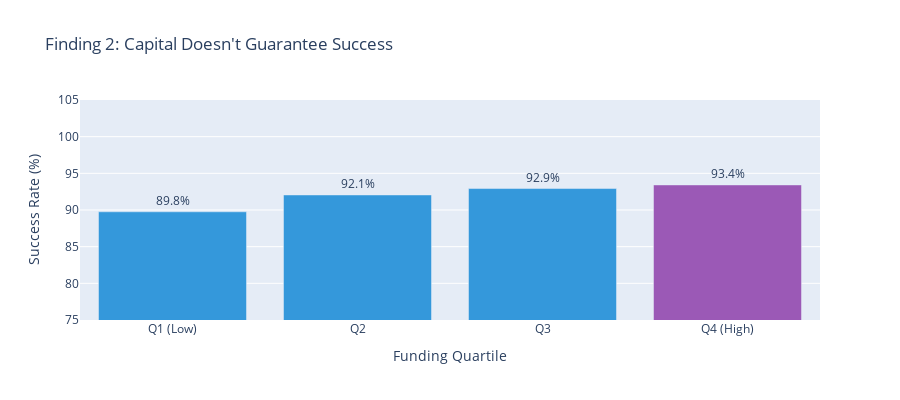

Notebook code for this chart:
### Code cell
# Interactive: Finding 2 - Capital Doesn't Fix It  
fig = go.Figure()

fig.add_trace(go.Bar(
    x=quartile_success.index.tolist(),
    y=quartile_success['success'],
    marker_color=['#3498db', '#3498db', '#3498db', '#9b59b6'],
    text=[f"{v:.1f}%" for v in quartile_success['success']],
    textposition='outside',
    hovertemplate='<b>%{x}</b><br>Success Rate: %{y:.1f}%<br>Avg Funding: $%{customdata:,.0f}<extra></extra>',
    customdata=quartile_success['avg_per_round']
))

fig.update_layout(
    title='Finding 2: Capital Doesn\'t Guarantee Success',
    xaxis_title='Funding Quartile',
    yaxis_title='Success Rate (%)',
    yaxis=dict(range=[75, 105]),
    height=400
)
fig.show()

### Figure 1 — Plotly figure (JSON) as saved in the notebook; plotly's stock layout.template omitted (floating-point values rounded to 4 significant figures)
{"data": [{"customdata": [97240.0, 703900.0, 2915000.0, 28600000.0], "hovertemplate": "<b>%{x}</b><br>Success Rate: %{y:.1f}%<br>Avg Funding: $%{customdata:,.0f}<extra></extra>", "marker": {"color": ["#3498db", "#3498db", "#3498db", "#9b59b6"]}, "text": ["89.8%", "92.1%", "92.9%", "93.4%"], "textposition": "outside", "type": "bar", "x": ["Q1 (Low)", "Q2", "Q3", "Q4 (High)"], "y": [89.76, 92.05, 92.93, 93.42]}], "layout": {"height": 400, "title": {"text": "Finding 2: Capital Doesn't Guarantee Success"}, "xaxis": {"title": {"text": "Funding Quartile"}}, "yaxis": {"range": [75, 105], "title": {"text": "Success Rate (%)"}}}}
